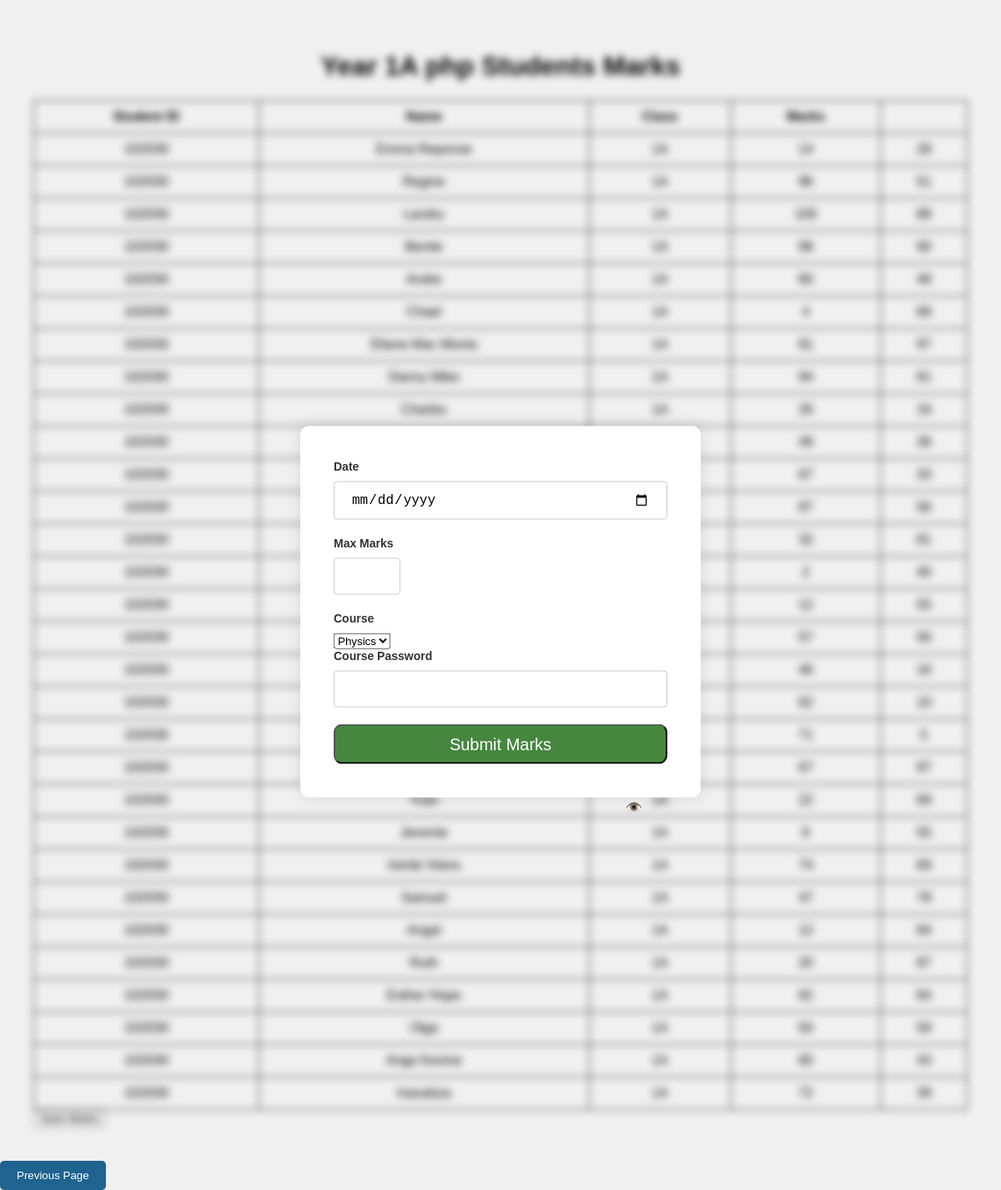
/Teachers/courses/php/marks/year1/year1a.php, run on the app's committed database.
### tables this page shows
CREATE TABLE `php_marks_year1a` (
  `id` int(11) NOT NULL,
  `student_id` int(11) NOT NULL,
  `name` varchar(255) DEFAULT NULL,
  `class` varchar(10) DEFAULT NULL,
  `CAT` int(11) DEFAULT NULL,
  `EXAM` int(11) DEFAULT NULL
);

### Teachers/courses/php/marks/year1/year1a.php (the view, shortened to what this page needs)
<!DOCTYPE html>
<html lang="en">
<head>
</head>
<body>
  <div id="formContainer" class="container">
    <form id="marksForm" onsubmit="return submitForm()">
      <div>
        <label for="date">Date</label>
        <input type="date" id="date" name="date" />
      </div>
      <div>
        <label for="maxMarks">Max Marks</label>
        <input type="number" id="maxMarks" name="maxMarks" />
      </div>
      <div>
        <label for="course">Course</label>
        <select id="course" name="course">
          <option value="physics">Physics</option>
        </select>
      </div>
      <div class="hidden-password">
        <label for="course-password">Course Password</label>
        <input type="password" id="course-password" name="password" />
        <span class="eye" onclick="togglePassword()">👁️</span>
      </div>
      <button type="submit" class="submit">Submit Marks</button>
    </form>
  </div>
  <div id="content" class="content">
    <h1>Year 1A php Students Marks</h1>
    <table>
      <thead>
        <tr>
          <th>Student ID</th>
          <th>Name</th>
          <th>Class</th>
          <th>Marks</th>
        </tr>
      </thead>
      <tbody id="studentTable">
        <?php
        $servername = "localhost";
        $username = "root";
        $password = "";
        $dbname = "sms";
        $conn = new mysqli($servername, $username, $password, $dbname);
        $sql = "SELECT student_id, name, class, CAT,EXAM FROM php_marks_year1a";
        $result = $conn->query($sql);
        if ($result->num_rows > 0) {
          while ($row = $result->fetch_assoc()) {
            echo "<tr>";
            echo "<td>" . $row["student_id"] . "</td>";
            echo "<td>" . $row["name"] . "</td>";
            echo "<td>" . $row["class"] . "</td>";
            echo "<td contenteditable='true' class='editable'>" . $row["CAT"] . "</td>";
            echo "<td contenteditable='true' class='editable'>" . $row["EXAM"] . "</td>";
            echo "</tr>";
          }
        } else {
          echo "<tr><td colspan='4'>No records found.</td></tr>";
        }
        ?>
      </tbody>
    </table>
    <button id="saveButton" onclick="saveMarks()">Save Marks</button>
  </div>
  <button id="prevPageButton">Previous Page</button>
</body>
</html>

### Teachers/courses/php/marks/year1/year1a.php (style rules this page uses)
body { font-family: Arial, sans-serif; margin: 0; padding: 0; background-color: #f0f0f0; }
.content { margin: 20px; padding: 20px; }
table { width: 100%; border-collapse: collapse; }
table, th, td { border: 1px solid black; }
th, td { padding: 10px; text-align: center; }
input[type="number"] { width: 80px; text-align: center; }
#prevPageButton { padding: 10px 20px; background-color: #1f6391; color: white; border: none; border-radius: 5px; cursor: pointer; }
h1 { text-align: center; }
.container { background-color: #fff; border-radius: 10px; box-shadow: 0 0 20px rgba(0, 0, 0, 0.1); padding: 40px; margin: 20px auto; max-width: 400px; position: fixed; top: 50%; left: 50%; transform: translate(-50%, -50%); z-index: 1000; }
.blurred { filter: blur(5px); }
label { display: block; font-size: 14px; font-weight: bold; color: #333; margin-bottom: 10px; }
input { width: 100%; padding: 12px 20px; margin-bottom: 20px; display: inline-block; border: 1px solid #ccc; border-radius: 4px; box-sizing: border-box; font-size: 16px; }
.submit { background-color: rgba(17, 101, 8, 0.775); width: 25rem; height: 3rem; text-align: center; vertical-align: middle; color: white; font-size: 20px; border-radius: 10px; }
.eye { cursor: pointer; position: absolute; right: 30px; top: 180px; }
.hidden-password { position: relative; }

### data on the page
php_marks_year1a: student "102030", name "Emma Reponse", class "1A", CAT "14", EXAM "28"
php_marks_year1a: student "102030", name "Regine", class "1A", CAT "96", EXAM "51"
php_marks_year1a: student "102030", name "Landry", class "1A", CAT "100", EXAM "88"
php_marks_year1a: student "102030", name "Benite", class "1A", CAT "98", EXAM "90"
php_marks_year1a: student "102030", name "Andre", class "1A", CAT "80", EXAM "48"
php_marks_year1a: student "102030", name "Chael", class "1A", CAT "4", EXAM "68"
php_marks_year1a: student "102030", name "Eliane Mac Monia", class "1A", CAT "81", EXAM "97"
php_marks_year1a: student "102030", name "Danny Mike", class "1A", CAT "94", EXAM "81"
php_marks_year1a: student "102030", name "Charles", class "1A", CAT "26", EXAM "16"
php_marks_year1a: student "102030", CAT "49", EXAM "36"
php_marks_year1a: student "102030", CAT "67", EXAM "33"
php_marks_year1a: student "102030", CAT "87", EXAM "56"
php_marks_year1a: student "102030", CAT "32", EXAM "81"
php_marks_year1a: student "102030", CAT "2", EXAM "40"
php_marks_year1a: student "102030", CAT "12", EXAM "55"
php_marks_year1a: student "102030", CAT "57", EXAM "56"
php_marks_year1a: student "102030", CAT "46", EXAM "16"
php_marks_year1a: student "102030", CAT "62", EXAM "10"
php_marks_year1a: student "102030", CAT "71", EXAM "5"
php_marks_year1a: student "102030", CAT "67", EXAM "97"
php_marks_year1a: student "102030", name "Yvan", class "1A", CAT "22", EXAM "69"
php_marks_year1a: student "102030", name "Jeremie", class "1A", CAT "8", EXAM "55"
php_marks_year1a: student "102030", name "Isimbi Vieira", class "1A", CAT "74", EXAM "69"
php_marks_year1a: student "102030", name "Samuel", class "1A", CAT "47", EXAM "78"
php_marks_year1a: student "102030", name "Angel", class "1A", CAT "12", EXAM "84"
php_marks_year1a: student "102030", name "Ruth", class "1A", CAT "20", EXAM "87"
php_marks_year1a: student "102030", name "Esther Hope", class "1A", CAT "62", EXAM "84"
php_marks_year1a: student "102030", name "Olga", class "1A", CAT "50", EXAM "59"
php_marks_year1a: student "102030", name "Ange Kevine", class "1A", CAT "65", EXAM "43"
php_marks_year1a: student "102030", name "Irasubiza", class "1A", CAT "72", EXAM "39"
